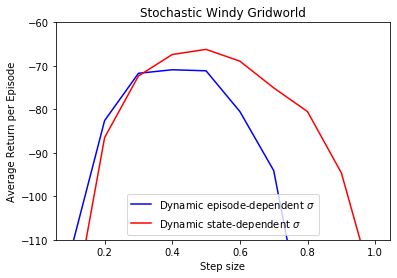

Python code for this plot:
# State-dependent version of the Q(\sigma) algorithm in the control task
# The Stochastic Windy Grid world from DeAsis et al.(2018)

import numpy as np

gamma, epsilon, N_x, N_y, N_a, Reward, N_episodes, N_runs=1, 0.1, 6, 9, 4, -1, 100, 100
i_start,j_start,i_end,j_end=3,0,3,7
wind=np.array([0,0,0,1,1,1,2,2,1,0])
actions=np.array([0,1,2,3])

state_start=np.array([i_start,j_start])
state_end=np.array([i_end,j_end])

N_models=5 # Includes static versions of the Q(\sigma) algorithm Q(0), Q(0.5), Q(1) and dynamic versions of the Q(\sigma) algorithm
alpha_param=np.arange(0.1,1.1,0.1)
n=3

# Define the stochastic Grid World Environment
def move(state,action):
    i=state[0]
    j=state[1]
    
    if (np.random.binomial(1,0.9)):
        #Shift by action
        if (action==0):
            i=np.max([i-1,0])
        if (action==1):
            j=np.min([j+1,N_y])
        if (action==2):
            i=np.min([i+1,N_x])
        if (action==3):
            j=np.max([j-1,0])
    else:
        #Random shift to 
        r_i=np.random.choice([-1,0,1])
        r_j=np.random.choice([-1,0,1])
        while (r_i==0 and r_j==0):
            r_i=np.random.choice([-1,0,1])
            r_j=np.random.choice([-1,0,1])
        i=np.max([np.min([i+r_i,N_x]),0])
        j=np.max([np.min([j+r_j,N_y]),0])
        
    #Shift by wind blow
    i=np.max([i-wind[j],0])
    return np.array([i,j])

def select_action(Q,state):
    # Simulate action using the epsilon-greedy policy
    if (np.random.binomial(1,epsilon)):
        return np.random.choice(actions)
    else:
        return np.random.choice(np.where(Q[state[0],state[1],:]==np.max(Q[state[0],state[1],:]))[0])
    
def expected_value(Q,state):
    # Find optimal actions
    optimal_actions=np.where(Q[state[0],state[1],:]==np.max(Q[state[0],state[1],:]))[0]
    probs=np.ones(len(actions))*epsilon/len(actions)
    probs[optimal_actions]+=(1-epsilon)/len(optimal_actions)
    return np.dot(Q[state[0],state[1],:],probs)
    
        
Average_reward=np.zeros((N_models,len(alpha_param),N_runs))
for i in range(3,N_models): 
    for j in range(len(alpha_param)):
        alpha=alpha_param[j]
        if (i==2 and j>6): continue
        if (i==3 and j>6): continue
        print('Model=',i,'alpha=',alpha)
        np.random.seed(1)
        for run in range(N_runs):    
            Average_reward_per_episode=0
            Q=np.zeros((N_x+1,N_y+1,N_a))
            if (i==0):
                sigma_param=0
                beta=1
            elif (i==1):
                sigma_param=0.5
                beta=1
            elif (i==2):
                sigma_param=1
                beta=1
            elif (i==3):
                sigma_param=1
                beta=0.99
            elif (i==4):
                sigma_param=np.ones((N_x+1,N_y+1))
                beta=0.99
                
            for episode in range(N_episodes):
                state=np.copy(state_start)
                action=select_action(Q,state)
                S=[state]
                A=np.array([action],dtype=int)
                TD_delta=np.array([])
                Total_reward=0
                T=np.Inf
                t=0
                stop_tau=0
                while not stop_tau:
                    if (t<T):
                        next_state=move(state,action)
                        S.append(next_state)
                        if (next_state[0]==state_end[0] and next_state[1]==state_end[1]):
                            T=t+1
                            R=0
                            TD_delta=np.append(TD_delta,R-Q[state[0],state[1],action])
                        else:
                            R=-1
                            V=expected_value(Q,next_state)
                            next_action=select_action(Q,next_state)
                            A=np.append(A,next_action)
                            if (i!=4):
                                sigma=sigma_param
                            else:
                                sigma=sigma_param[next_state[0],next_state[1]]
                                sigma_param[next_state[0],next_state[1]]*=beta
                            TD_delta=np.append(TD_delta,R+gamma*(sigma*Q[next_state[0],next_state[1],next_action]+(1-sigma)*V)-Q[state[0],state[1],action])
                            action=next_action
                            state=next_state
                            Total_reward+=R         
                    tau=t-n+1
                    if (tau>=0):
                        E=1
                        G=Q[S[tau][0],S[tau][1],A[tau]]
                        for k in range(tau,min([t,T-1])+1):
                            G+=E*TD_delta[k]
                            if (k<T-1):
                                if (i!=4):
                                    sigma=sigma_param
                                else:
                                    sigma=sigma_param[S[k][0],S[k][1]]
                                E*=gamma*((1-sigma)*0.5+sigma)
                        Q[S[tau][0],S[tau][1],A[tau]]+=alpha*(G-Q[S[tau][0],S[tau][1],A[tau]])             
                    if (tau==T-1): stop_tau=1
                    t+=1        
                if (i!=4): sigma_param*=beta      
                Average_reward_per_episode+=(Total_reward-Average_reward_per_episode)/(episode+1)
            Average_reward[i,j,run]=Average_reward_per_episode
    

import matplotlib.pyplot as plt
fig, ax= plt.subplots()

leg="Dynamic episode-dependent $\sigma$"
ax.plot(alpha_param[0:7],np.mean(Average_reward[3,0:8,],axis=1), color='blue', label=leg)
leg="Dynamic state-dependent $\sigma$"
ax.plot(alpha_param,np.mean(Average_reward[4,:],axis=1), color='red', label=leg)
ax.legend()
ax.set_ylim(-110, -60)
ax.set_xlabel('Step size')
ax.set_ylabel('Average Return per Episode')
ax.set_title('Stochastic Windy Gridworld')

print('Average standard deviation dynamic sigma(episode):', np.mean(np.std(Average_reward[3,0:8,],axis=1)))
print('Average standard deviation dynamic sigma(state):',np.mean(np.std(Average_reward[4,0:8,],axis=1)))



#leg="Q(0), Tree-backup"
#ax.plot(alpha_param,Average_reward[0,:], color='black', label=leg)
#leg="Q(0.5)"
#ax.plot(alpha_param,Average_reward[1,:], color='green', label=leg)
#leg="Q(1), Sarsa"
#ax.plot(alpha_param[0:7],Average_reward[2,0:7], color='orange', label=leg)
